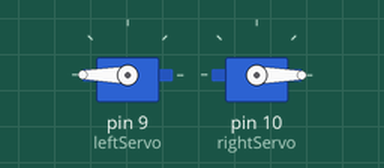
This sketch was run on a simulated Arduino Uno, built with avr-gcc and run on an emulated ATmega328P. Shown: 2 × servo.

Above: at 1.05 s.
At 3.45 s:
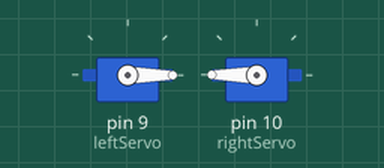
At 5.4 s:
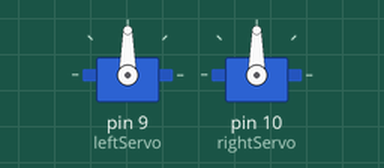
Timing chart, 0 to 6.7 s (numbered marks = the images above):
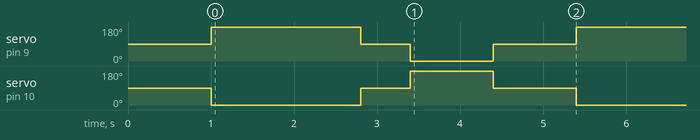

Measured:
- by itself, servo on pin 9 (leftServo): repeats every 4.4 s: 90° 0.60 s, 0° 1.0 s, 90° 1.0 s, 180° 1.8 s
- by itself, servo on pin 10 (rightServo): repeats every 4.4 s: 90° 0.60 s, 180° 1.0 s, 90° 1.0 s, 0° 1.8 s

The sketch:

mini_robot.ino
```cpp
// Petit robot avec deux servos a rotation continue.
// Valeur 90 = stop, plus haut/bas = rotation selon le servo.

#include <Servo.h>

Servo leftServo;
Servo rightServo;

void stopRobot()
{
  leftServo.write(90);
  rightServo.write(90);
}

void goForward()
{
  leftServo.write(180);
  rightServo.write(0);
}

void goBackward()
{
  leftServo.write(0);
  rightServo.write(180);
}

void setup()
{
  leftServo.attach(9);
  rightServo.attach(10);
  stopRobot();
  delay(1000);
}

void loop()
{
  goForward();
  delay(1800);

  stopRobot();
  delay(600);

  goBackward();
  delay(1000);

  stopRobot();
  delay(1000);
}
```
